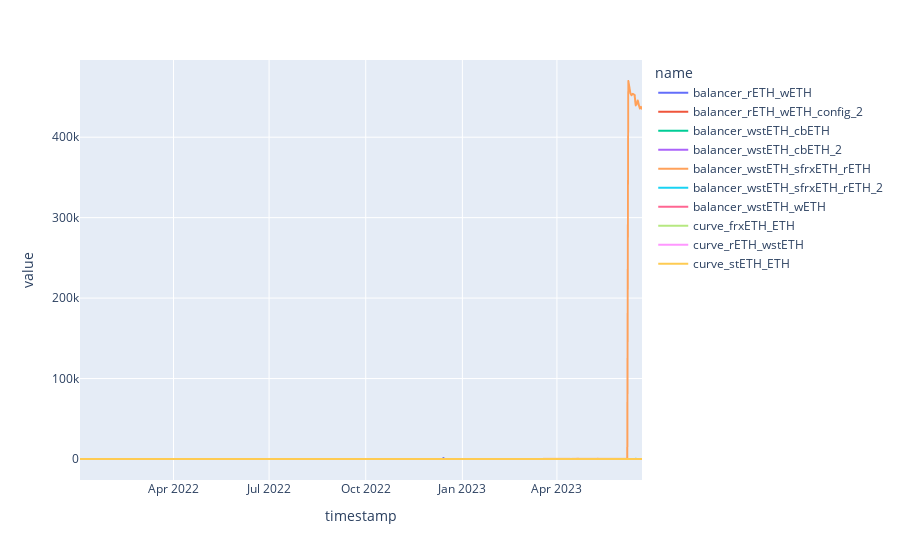

The cell this chart's notebook holds for it:
### Code cell
full_df['naive_total_apr'] = full_df[['raw_base_apr', 'raw_fee_apr', 'raw_incentive_apr', 'raw_price_apr']].sum(axis=1)
naive_apr_df = full_df.pivot(index="timestamp", columns="name", values="naive_total_apr")
px.line(naive_apr_df)

### Figure 1 — Plotly figure (JSON) as saved in the notebook; plotly's stock layout.template omitted (floating-point values rounded to 4 significant figures; data arrays with more than 128 entries replaced by an {"elided": "..."} marker saying what was removed)
{"data": [{"hovertemplate": "name=balancer_rETH_wETH<br>timestamp=%{x}<br>value=%{y}<extra></extra>", "legendgroup": "balancer_rETH_wETH", "line": {"color": "#636efa", "dash": "solid"}, "marker": {"symbol": "circle"}, "mode": "lines", "name": "balancer_rETH_wETH", "showlegend": true, "type": "scattergl", "x": {"elided": "536 str values"}, "xaxis": "x", "y": {"elided": "536 float values"}, "yaxis": "y"}, {"hovertemplate": "name=balancer_rETH_wETH_config_2<br>timestamp=%{x}<br>value=%{y}<extra></extra>", "legendgroup": "balancer_rETH_wETH_config_2", "line": {"color": "#EF553B", "dash": "solid"}, "marker": {"symbol": "circle"}, "mode": "lines", "name": "balancer_rETH_wETH_config_2", "showlegend": true, "type": "scattergl", "x": {"elided": "536 str values"}, "xaxis": "x", "y": {"elided": "536 float values"}, "yaxis": "y"}, {"hovertemplate": "name=balancer_wstETH_cbETH<br>timestamp=%{x}<br>value=%{y}<extra></extra>", "legendgroup": "balancer_wstETH_cbETH", "line": {"color": "#00cc96", "dash": "solid"}, "marker": {"symbol": "circle"}, "mode": "lines", "name": "balancer_wstETH_cbETH", "showlegend": true, "type": "scattergl", "x": {"elided": "536 str values"}, "xaxis": "x", "y": {"elided": "536 float values"}, "yaxis": "y"}, {"hovertemplate": "name=balancer_wstETH_cbETH_2<br>timestamp=%{x}<br>value=%{y}<extra></extra>", "legendgroup": "balancer_wstETH_cbETH_2", "line": {"color": "#ab63fa", "dash": "solid"}, "marker": {"symbol": "circle"}, "mode": "lines", "name": "balancer_wstETH_cbETH_2", "showlegend": true, "type": "scattergl", "x": {"elided": "536 str values"}, "xaxis": "x", "y": {"elided": "536 float values"}, "yaxis": "y"}, {"hovertemplate": "name=balancer_wstETH_sfrxETH_rETH<br>timestamp=%{x}<br>value=%{y}<extra></extra>", "legendgroup": "balancer_wstETH_sfrxETH_rETH", "line": {"color": "#FFA15A", "dash": "solid"}, "marker": {"symbol": "circle"}, "mode": "lines", "name": "balancer_wstETH_sfrxETH_rETH", "showlegend": true, "type": "scattergl", "x": {"elided": "536 str values"}, "xaxis": "x", "y": {"elided": "536 float values"}, "yaxis": "y"}, {"hovertemplate": "name=balancer_wstETH_sfrxETH_rETH_2<br>timestamp=%{x}<br>value=%{y}<extra></extra>", "legendgroup": "balancer_wstETH_sfrxETH_rETH_2", "line": {"color": "#19d3f3", "dash": "solid"}, "marker": {"symbol": "circle"}, "mode": "lines", "name": "balancer_wstETH_sfrxETH_rETH_2", "showlegend": true, "type": "scattergl", "x": {"elided": "536 str values"}, "xaxis": "x", "y": {"elided": "536 float values"}, "yaxis": "y"}, {"hovertemplate": "name=balancer_wstETH_wETH<br>timestamp=%{x}<br>value=%{y}<extra></extra>", "legendgroup": "balancer_wstETH_wETH", "line": {"color": "#FF6692", "dash": "solid"}, "marker": {"symbol": "circle"}, "mode": "lines", "name": "balancer_wstETH_wETH", "showlegend": true, "type": "scattergl", "x": {"elided": "536 str values"}, "xaxis": "x", "y": {"elided": "536 float values"}, "yaxis": "y"}, {"hovertemplate": "name=curve_frxETH_ETH<br>timestamp=%{x}<br>value=%{y}<extra></extra>", "legendgroup": "curve_frxETH_ETH", "line": {"color": "#B6E880", "dash": "solid"}, "marker": {"symbol": "circle"}, "mode": "lines", "name": "curve_frxETH_ETH", "showlegend": true, "type": "scattergl", "x": {"elided": "536 str values"}, "xaxis": "x", "y": {"elided": "536 float values"}, "yaxis": "y"}, {"hovertemplate": "name=curve_rETH_wstETH<br>timestamp=%{x}<br>value=%{y}<extra></extra>", "legendgroup": "curve_rETH_wstETH", "line": {"color": "#FF97FF", "dash": "solid"}, "marker": {"symbol": "circle"}, "mode": "lines", "name": "curve_rETH_wstETH", "showlegend": true, "type": "scattergl", "x": {"elided": "536 str values"}, "xaxis": "x", "y": {"elided": "536 float values"}, "yaxis": "y"}, {"hovertemplate": "name=curve_stETH_ETH<br>timestamp=%{x}<br>value=%{y}<extra></extra>", "legendgroup": "curve_stETH_ETH", "line": {"color": "#FECB52", "dash": "solid"}, "marker": {"symbol": "circle"}, "mode": "lines", "name": "curve_stETH_ETH", "showlegend": true, "type": "scattergl", "x": {"elided": "536 str values"}, "xaxis": "x", "y": {"elided": "536 float values"}, "yaxis": "y"}], "layout": {"legend": {"title": {"text": "name"}, "tracegroupgap": 0}, "margin": {"t": 60}, "xaxis": {"anchor": "y", "domain": [0, 1], "title": {"text": "timestamp"}}, "yaxis": {"anchor": "x", "domain": [0, 1], "title": {"text": "value"}}}}
